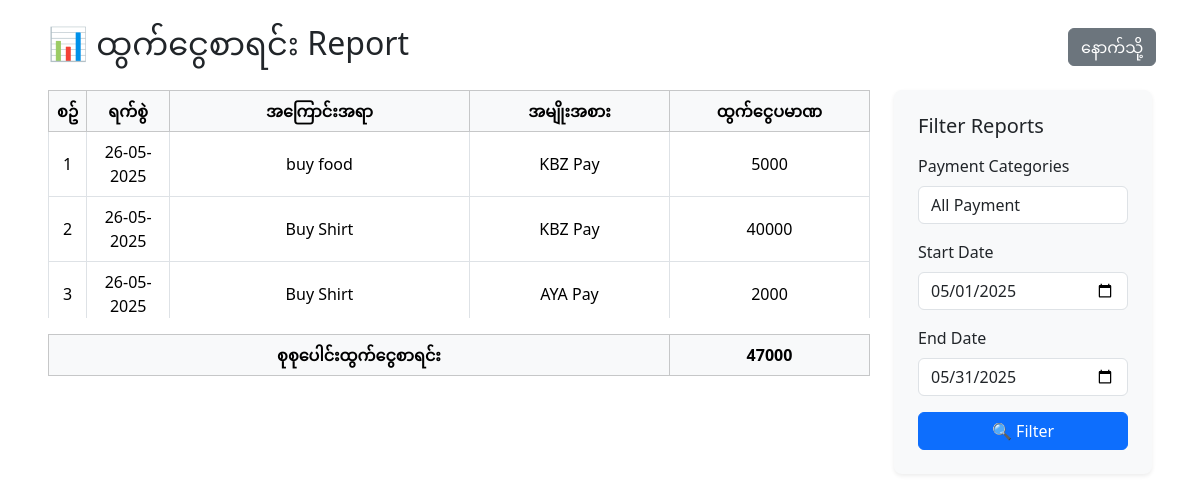
/report.php?report=total_cash_out, run on an earlier commit of the app's database.
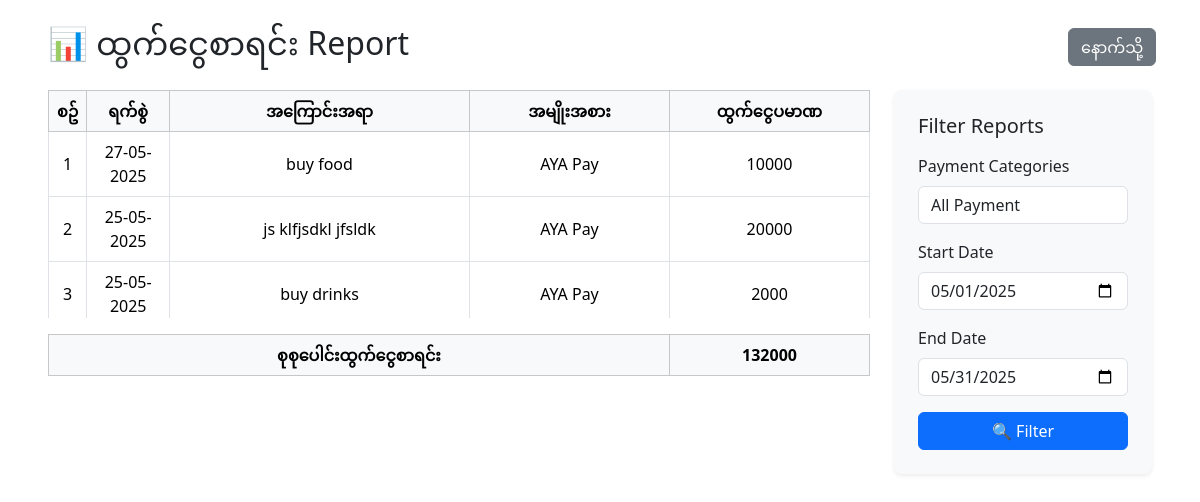
And on a later commit of the database.
### tables this page shows
CREATE TABLE `cashbook` (
  `id` int(11) NOT NULL,
  `date` date NOT NULL,
  `description` text NOT NULL,
  `in_amt` int(11) NOT NULL,
  `out_amt` int(11) NOT NULL,
  `balance` int(11) NOT NULL,
  `category_id` int(11) NOT NULL,
  `created_at` timestamp NOT NULL DEFAULT current_timestamp() ON UPDATE current_timestamp()
);

CREATE TABLE `payment_categories` (
  `id` int(11) NOT NULL,
  `name` varchar(100) NOT NULL
);

### report.php (the view, shortened to what the changed rows need)
<?php include 'connect.php'; ?>
<div class="mx-5 py-4">
  <div class="mb-4 d-flex">
    <div class="col-11">
      <h2 class="mb-0">
        📊
        <?php
            if($_GET['report'] == 'cash_in_percentage'){
                echo "ငွေသွင်းဝန်ဆောင်ခ";
            } elseif($_GET['report'] == 'cash_out_percentage'){
                echo "ငွေထုတ်ဝန်ဆောင်ခ";
            } elseif($_GET['report'] == 'total_cash_in'){
                echo "ငွေဝင်စာရင်း";
            } elseif($_GET['report'] == 'total_cash_out'){
                echo "ထွက်ငွေစာရင်း";
            } elseif($_GET['report'] == 'total_cash_in_out'){
                echo "ငွေအဝင်/အထွက်စာရင်း";
            } elseif($_GET['report'] == 'balance'){
                echo "လက်ကျန်ငွေစာရင်း";
            }
        ?>
        Report
      </h2>
    </div>
  </div>
  <div class="row">
    <div class="col-lg-9 mb-4">
    <?php
      if($_GET['report'] == 'cash_in_percentage'){
        if(isset($_POST['filter']) && !empty($_POST['start_date']) && !empty($_POST['end_date']) && !empty($_POST['payment_category'])){
          $start_date = $_POST['start_date'];
          $end_date = $_POST['end_date'];
          $payment_category = $_POST['payment_category'];
          $cash_in_percentagestmt = $pdo->prepare("SELECT * FROM cashbook WHERE in_amt != 0 AND date BETWEEN '$start_date' AND '$end_date' AND category_id='$payment_category'");
        }elseif(isset($_POST['filter']) && !empty($_POST['start_date']) && !empty($_POST['end_date'])){
          $start_date = $_POST['start_date'];
          $end_date = $_POST['end_date'];
          $cash_in_percentagestmt = $pdo->prepare("SELECT * FROM cashbook WHERE in_amt != 0 AND date BETWEEN '$start_date' AND '$end_date'");
        }elseif(isset($_POST['filter']) && !empty($_POST['payment_category'])){
          $payment_category = $_POST['payment_category'];
          $cash_in_percentagestmt = $pdo->prepare("SELECT * FROM cashbook WHERE in_amt != 0 AND category_id='$payment_category'");
        }else{
          $cash_in_percentagestmt = $pdo->prepare("SELECT * FROM cashbook WHERE in_amt != 0");
        }
        $cash_in_percentagestmt->execute();
        $cash_in_percentagedatas = $cash_in_percentagestmt->fetchAll();
    ?>
    <div class="table-responsive scroll mb-3">
        <table class="table table-bordered table-hover align-middle">
          <thead class="table-light sticky-top">
            <tr>
                <th class="text-center">စဥ်</th>
                <th class="text-center">ရက်စွဲ</th>
                <th class="text-center" style="width: 200px;">အမျိုးအစား</th>
                <th class="text-center">အဝင်ငွေပမာဏ</th>
                <th class="text-center">ဝန်ဆောင်ခ ( % ) </th>
                <th class="text-center">ဝန်ဆောင်ခပမာဏ</th>
            </tr>
          </thead>
          <tbody>
            <?php
            $no = 1;
            foreach($cash_in_percentagedatas as $cash_in_percentagedata){
                $id = $cash_in_percentagedata['id'];
                $payment_category = $cash_in_percentagedata['category_id'];
                $percentagestmt = $pdo->prepare("SELECT * FROM percentage WHERE cash_id = '$id'");
                $percentagestmt->execute();
                $percentagedatas = $percentagestmt->fetch(PDO::FETCH_ASSOC);
                $paymentstmt = $pdo->prepare("SELECT * FROM payment_categories WHERE id='$payment_category'");
                $paymentstmt->execute();
                $paymentdatas = $paymentstmt->fetch(PDO::FETCH_ASSOC);
            ?>
            <tr>
              <td class="text-center"><?php echo $no; ?></td>
              <td class="text-center"><?php echo date('d-m-Y', strtotime($cash_in_percentagedata['date'])) ?></td>
              <td class="text-center"><?php echo $paymentdatas['name']; ?></td>
              <td class="text-center"><?php echo $cash_in_percentagedata['in_amt']; ?></td>
              <td class="text-center"><?php echo $percentagedatas['percentage']; ?></td>
              <td class="text-center" style="width: 150px;"><?php echo $percentagedatas['percentage_amt']; ?></td>
            </tr>
            <?php
            $no++;
            }
            ?>
          </tbody>
        </table>
      </div>
        <?php
          if(isset($_POST['filter']) && !empty($_POST['start_date']) && !empty($_POST['end_date']) && !empty($_POST['payment_category'])){
            $start_date = $_POST['start_date'];
            $end_date = $_POST['end_date'];
            $payment_category = $_POST['payment_category'];
            $total_percentagestmt = $pdo->prepare("SELECT SUM(percentage_amt) AS total_percentage_amt FROM percentage WHERE inorout = 'in' AND date BETWEEN '$start_date' AND '$end_date' AND category_id='$payment_category'");
          }elseif(isset($_POST['filter']) && !empty($_POST['start_date']) && !empty($_POST['end_date'])){
            $start_date = $_POST['start_date'];
            $end_date = $_POST['end_date'];
            $total_percentagestmt = $pdo->prepare("SELECT SUM(percentage_amt) AS total_percentage_amt FROM percentage WHERE inorout = 'in' AND date BETWEEN '$start_date' AND '$end_date'");
          }elseif(isset($_POST['filter']) && !empty($_POST['payment_category'])){
            $payment_category = $_POST['payment_category'];
            $total_percentagestmt = $pdo->prepare("SELECT SUM(percentage_amt) AS total_percentage_amt FROM percentage WHERE inorout = 'in' AND category_id='$payment_category'");
          }else{
            $total_percentagestmt = $pdo->prepare("SELECT SUM(percentage_amt) AS total_percentage_amt FROM percentage WHERE inorout = 'in'");
          }
            $total_percentagestmt->execute();
            $total_percentagedatas = $total_percentagestmt->fetch(PDO::FETCH_ASSOC);
        ?>
        <table class="table table-bordered table-hover align-middle">
          <thead class="table-light">
            <tr>
                <th class="text-center">စုစုပေါင်းငွေသွင်းဝန်ဆောင်ခ</th>
                <th class="text-center" style="width: 165px;"><?php echo $total_percentagedatas['total_percentage_amt']; ?></th>
            </tr>
          </thead>
        </table>
    <?php
      }elseif($_GET['report'] == 'total_cash_out'){
        if(isset($_POST['filter']) && !empty($_POST['start_date']) && !empty($_POST['end_date']) && !empty($_POST['payment_category'])){
          $start_date = $_POST['start_date'];
          $end_date = $_POST['end_date'];
          $payment_category = $_POST['payment_category'];
          $total_cash_outstmt = $pdo->prepare("SELECT * FROM cashbook WHERE out_amt != 0 AND date BETWEEN '$start_date' AND '$end_date' AND category_id='$payment_category'");
        }elseif(isset($_POST['filter']) && !empty($_POST['start_date']) && !empty($_POST['end_date'])){
          $start_date = $_POST['start_date'];
          $end_date = $_POST['end_date'];
          $total_cash_outstmt = $pdo->prepare("SELECT * FROM cashbook WHERE out_amt != 0 AND date BETWEEN '$start_date' AND '$end_date'");
        }elseif(isset($_POST['filter']) && !empty($_POST['payment_category'])){
          $payment_category = $_POST['payment_category'];
          $total_cash_outstmt = $pdo->prepare("SELECT * FROM cashbook WHERE out_amt != 0 AND category_id='$payment_category'");
        }else{
          $total_cash_outstmt = $pdo->prepare("SELECT * FROM cashbook WHERE out_amt != 0");
        }
        $total_cash_outstmt->execute();
        $total_cash_outdatas = $total_cash_outstmt->fetchAll();
    ?>
    <div class="table-responsive scroll mb-3">
        <table class="table table-bordered table-hover align-middle">
          <thead class="table-light sticky-top">
            <tr>
                <th class="text-center">စဥ်</th>
                <th class="text-center">ရက်စွဲ</th>
                <th class="text-center" style="width: 300px;">အကြောင်းအရာ</th>
                <th class="text-center" style="width: 200px;">အမျိုးအစား</th>
                <th class="text-center" style="width: 200px;">ထွက်ငွေပမာဏ</th>
            </tr>
          </thead>
          <tbody>
            <?php
            $no = 1;
            foreach($total_cash_outdatas as $total_cash_outdata){
                $payment_category = $total_cash_outdata['category_id'];
                $paymentstmt = $pdo->prepare("SELECT * FROM payment_categories WHERE id='$payment_category'");
                $paymentstmt->execute();
                $paymentdatas = $paymentstmt->fetch(PDO::FETCH_ASSOC);
            ?>
            <tr>
              <td class="text-center"><?php echo $no; ?></td>
              <td class="text-center"><?php echo date('d-m-Y', strtotime($total_cash_outdata['date'])) ?></td>
              <td class="text-center"><?php echo $total_cash_outdata['description']; ?></td>
              <td class="text-center"><?php echo $paymentdatas['name']; ?></td>
              <td class="text-center"><?php echo $total_cash_outdata['out_amt']; ?></td>
            </tr>
            <?php
            $no++;
            }
            ?>
          </tbody>
        </table>
      </div>
        <?php
          if(isset($_POST['filter']) && !empty($_POST['start_date']) && !empty($_POST['end_date']) && !empty($_POST['payment_category'])){
            $start_date = $_POST['start_date'];
            $end_date = $_POST['end_date'];
            $payment_category = $_POST['payment_category'];
            $total_cash_outstmt = $pdo->prepare("SELECT SUM(out_amt) AS total_out_amt FROM cashbook WHERE out_amt != 0 AND date BETWEEN '$start_date' AND '$end_date' AND category_id='$payment_category'");
          }elseif(isset($_POST['filter']) && !empty($_POST['start_date']) && !empty($_POST['end_date'])){
            $start_date = $_POST['start_date'];
            $end_date = $_POST['end_date'];
            $total_cash_outstmt = $pdo->prepare("SELECT SUM(out_amt) AS total_out_amt FROM cashbook WHERE out_amt != 0 AND date BETWEEN '$start_date' AND '$end_date'");
          }elseif(isset($_POST['filter']) && !empty($_POST['payment_category'])){
            $payment_category = $_POST['payment_category'];
            $total_cash_outstmt = $pdo->prepare("SELECT SUM(out_amt) AS total_out_amt FROM cashbook WHERE out_amt != 0 AND category_id='$payment_category'");
          }else{
            $total_cash_outstmt = $pdo->prepare("SELECT SUM(out_amt) AS total_out_amt FROM cashbook WHERE out_amt != 0");
          }
            $total_cash_outstmt->execute();
            $total_cash_outdatas = $total_cash_outstmt->fetch(PDO::FETCH_ASSOC);
        ?>
        <table class="table table-bordered table-hover align-middle">
          <thead class="table-light">
            <tr>
                <th class="text-center">စုစုပေါင်းထွက်ငွေစာရင်း</th>
                <th class="text-center" style="width: 200px;"><?php echo $total_cash_outdatas['total_out_amt']; ?></th>
            </tr>
          </thead>
        </table>
      <?php
      }
      ?>
    </div>
  </div>
</div>
<?php include 'footer.php'; ?>

What changed in the data, as far as the page shows it:
removed cashbook: date "26-05-2025", description "buy food", payment_categories.name "KBZ Pay", out_amt "5000"
removed cashbook: date "26-05-2025", description "Buy Shirt", payment_categories.name "KBZ Pay", out_amt "40000"
removed cashbook: date "26-05-2025", description "Buy Shirt", payment_categories.name "AYA Pay", out_amt "2000"
added cashbook: date "27-05-2025", description "buy food", payment_categories.name "AYA Pay", out_amt "10000"
added cashbook: date "25-05-2025", description "js klfjsdkl jfsldk", payment_categories.name "AYA Pay", out_amt "20000"
added cashbook: date "25-05-2025", description "buy drinks", payment_categories.name "AYA Pay", out_amt "2000"
Also different on the page:
$total_cash_outdatas['total_out_amt']: "47000" → "132000"
